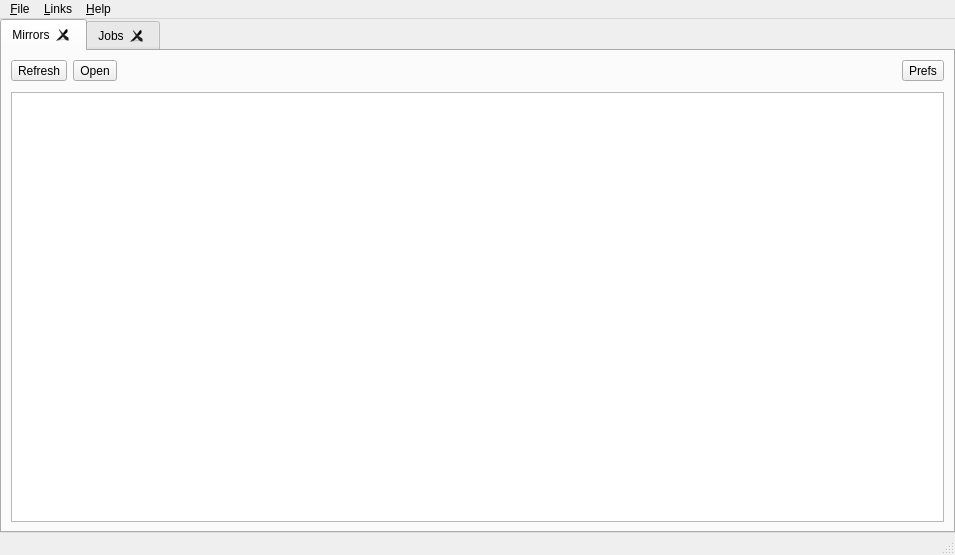
<?xml version="1.0" encoding="UTF-8"?>
<ui version="4.0">
 <class>MainWindow</class>
 <widget class="QMainWindow" name="MainWindow">
  <property name="geometry">
   <rect>
    <x>0</x>
    <y>0</y>
    <width>955</width>
    <height>555</height>
   </rect>
  </property>
  <property name="windowTitle">
   <string>Rclone Browser</string>
  </property>
  <widget class="QWidget" name="widgetMain">
   <layout class="QVBoxLayout" name="verticalLayout_3">
    <property name="spacing">
     <number>0</number>
    </property>
    <property name="leftMargin">
     <number>0</number>
    </property>
    <property name="topMargin">
     <number>0</number>
    </property>
    <property name="rightMargin">
     <number>0</number>
    </property>
    <property name="bottomMargin">
     <number>0</number>
    </property>
    <item>
     <widget class="QTabWidget" name="tabs">
      <property name="currentIndex">
       <number>0</number>
      </property>
      <property name="tabsClosable">
       <bool>true</bool>
      </property>
      <widget class="QWidget" name="widget">
       <attribute name="title">
        <string>Mirrors</string>
       </attribute>
       <layout class="QVBoxLayout" name="verticalLayout">
        <item>
         <layout class="QHBoxLayout" name="horizontalLayout">
          <item>
           <widget class="QToolButton" name="refresh">
            <property name="statusTip">
             <string>Refresh remotes view</string>
            </property>
            <property name="text">
             <string>Refresh</string>
            </property>
            <property name="toolButtonStyle">
             <enum>Qt::ToolButtonTextUnderIcon</enum>
            </property>
           </widget>
          </item>
          <item>
           <widget class="QToolButton" name="open">
            <property name="text">
             <string>Open</string>
            </property>
            <property name="toolButtonStyle">
             <enum>Qt::ToolButtonTextUnderIcon</enum>
            </property>
           </widget>
          </item>
          <item>
           <spacer name="horizontalSpacer">
            <property name="orientation">
             <enum>Qt::Horizontal</enum>
            </property>
            <property name="sizeHint" stdset="0">
             <size>
              <width>40</width>
              <height>20</height>
             </size>
            </property>
           </spacer>
          </item>
          <item>
           <widget class="QToolButton" name="buttonPrefs">
            <property name="toolTip">
             <string>Rclone Browser preferences (ALT-p)</string>
            </property>
            <property name="statusTip">
             <string>Rclone Browser preferences</string>
            </property>
            <property name="text">
             <string>Prefs</string>
            </property>
            <property name="toolButtonStyle">
             <enum>Qt::ToolButtonTextUnderIcon</enum>
            </property>
           </widget>
          </item>
         </layout>
        </item>
        <item>
         <spacer name="verticalSpacer_2">
          <property name="orientation">
           <enum>Qt::Vertical</enum>
          </property>
          <property name="sizeType">
           <enum>QSizePolicy::Fixed</enum>
          </property>
          <property name="sizeHint" stdset="0">
           <size>
            <width>20</width>
            <height>5</height>
           </size>
          </property>
         </spacer>
        </item>
        <item>
         <widget class="QListWidget" name="remotes">
          <property name="editTriggers">
           <set>QAbstractItemView::NoEditTriggers</set>
          </property>
          <property name="selectionBehavior">
           <enum>QAbstractItemView::SelectRows</enum>
          </property>
          <property name="textElideMode">
           <enum>Qt::ElideMiddle</enum>
          </property>
          <property name="isWrapping" stdset="0">
           <bool>false</bool>
          </property>
          <property name="wordWrap">
           <bool>true</bool>
          </property>
         </widget>
        </item>
       </layout>
      </widget>
      <widget class="QWidget" name="tab">
       <attribute name="title">
        <string>Jobs</string>
       </attribute>
       <layout class="QVBoxLayout" name="verticalLayout_2">
        <item>
         <layout class="QHBoxLayout" name="horizontalLayout_3">
          <item>
           <widget class="QToolButton" name="buttonStopAllJobs">
            <property name="text">
             <string>Stop</string>
            </property>
            <property name="toolButtonStyle">
             <enum>Qt::ToolButtonTextUnderIcon</enum>
            </property>
           </widget>
          </item>
          <item>
           <widget class="QToolButton" name="buttonCleanNotRunning">
            <property name="text">
             <string>Clean</string>
            </property>
            <property name="toolButtonStyle">
             <enum>Qt::ToolButtonTextUnderIcon</enum>
            </property>
           </widget>
          </item>
          <item>
           <spacer name="horizontalSpacer_11">
            <property name="orientation">
             <enum>Qt::Horizontal</enum>
            </property>
            <property name="sizeType">
             <enum>QSizePolicy::Fixed</enum>
            </property>
            <property name="sizeHint" stdset="0">
             <size>
              <width>10</width>
              <height>20</height>
             </size>
            </property>
           </spacer>
          </item>
          <item>
           <widget class="QToolButton" name="buttonSortByTime">
            <property name="toolTip">
             <string>Sort by start time</string>
            </property>
            <property name="statusTip">
             <string>Sort by start time</string>
            </property>
            <property name="text">
             <string>Sort</string>
            </property>
            <property name="toolButtonStyle">
             <enum>Qt::ToolButtonTextUnderIcon</enum>
            </property>
           </widget>
          </item>
          <item>
           <widget class="QToolButton" name="buttonSortByStatus">
            <property name="toolTip">
             <string>Sort by status</string>
            </property>
            <property name="statusTip">
             <string>Sort by status</string>
            </property>
            <property name="text">
             <string>Sort</string>
            </property>
            <property name="toolButtonStyle">
             <enum>Qt::ToolButtonTextUnderIcon</enum>
            </property>
           </widget>
          </item>
          <item>
           <spacer name="horizontalSpacer_3">
            <property name="orientation">
             <enum>Qt::Horizontal</enum>
            </property>
            <property name="sizeHint" stdset="0">
             <size>
              <width>40</width>
              <height>20</height>
             </size>
            </property>
           </spacer>
          </item>
         </layout>
        </item>
        <item>
         <spacer name="verticalSpacer_4">
          <property name="orientation">
           <enum>Qt::Vertical</enum>
          </property>
          <property name="sizeType">
           <enum>QSizePolicy::Fixed</enum>
          </property>
          <property name="sizeHint" stdset="0">
           <size>
            <width>20</width>
            <height>5</height>
           </size>
          </property>
         </spacer>
        </item>
        <item>
         <widget class="QScrollArea" name="jobsArea">
          <property name="widgetResizable">
           <bool>true</bool>
          </property>
          <widget class="QWidget" name="scrollAreaWidgetContents">
           <property name="geometry">
            <rect>
             <x>0</x>
             <y>0</y>
             <width>907</width>
             <height>389</height>
            </rect>
           </property>
           <layout class="QVBoxLayout" name="verticalLayout_4">
            <property name="leftMargin">
             <number>0</number>
            </property>
            <property name="topMargin">
             <number>0</number>
            </property>
            <property name="rightMargin">
             <number>0</number>
            </property>
            <property name="bottomMargin">
             <number>0</number>
            </property>
            <item>
             <layout class="QVBoxLayout" name="jobs">
              <item>
               <widget class="QLabel" name="noJobsAvailable">
                <property name="text">
                 <string>No jobs are available</string>
                </property>
               </widget>
              </item>
              <item>
               <spacer name="verticalSpacer">
                <property name="orientation">
                 <enum>Qt::Vertical</enum>
                </property>
                <property name="sizeHint" stdset="0">
                 <size>
                  <width>20</width>
                  <height>40</height>
                 </size>
                </property>
               </spacer>
              </item>
             </layout>
            </item>
           </layout>
          </widget>
         </widget>
        </item>
       </layout>
      </widget>
     </widget>
    </item>
   </layout>
  </widget>
  <widget class="QMenuBar" name="menuBar">
   <property name="geometry">
    <rect>
     <x>0</x>
     <y>0</y>
     <width>955</width>
     <height>22</height>
    </rect>
   </property>
   <widget class="QMenu" name="menuFile">
    <property name="title">
     <string>&amp;File</string>
    </property>
    <addaction name="preferences"/>
    <addaction name="separator"/>
    <addaction name="quit"/>
   </widget>
   <widget class="QMenu" name="menuLinks">
    <property name="title">
     <string>&amp;Links</string>
    </property>
    <addaction name="linkBrowserDownload"/>
    <addaction name="linkBetaSite"/>
    <addaction name="separator"/>
    <addaction name="linkTelegram"/>
    <addaction name="linkDMP"/>
    <addaction name="linkOldMan"/>
   </widget>
   <widget class="QMenu" name="menuHelp">
    <property name="title">
     <string>&amp;Help</string>
    </property>
    <addaction name="about"/>
    <addaction name="aboutQt"/>
   </widget>
   <addaction name="menuFile"/>
   <addaction name="menuLinks"/>
   <addaction name="menuHelp"/>
  </widget>
  <widget class="QStatusBar" name="statusBar"/>
  <action name="linkBrowserDownload">
   <property name="text">
    <string>ARMGDDN Browser Download</string>
   </property>
  </action>
  <action name="linkBetaSite">
   <property name="text">
    <string>ARMGDDNBrowser.com (beta)</string>
   </property>
  </action>
  <action name="linkTelegram">
   <property name="text">
    <string>ARMGDDN Games Telegram</string>
   </property>
  </action>
  <action name="linkDMP">
   <property name="text">
    <string>DMP</string>
   </property>
  </action>
  <action name="linkOldMan">
   <property name="text">
    <string>Old Man</string>
   </property>
  </action>
  <action name="about">
   <property name="text">
    <string>&amp;About</string>
   </property>
   <property name="menuRole">
    <enum>QAction::AboutRole</enum>
   </property>
  </action>
  <action name="aboutQt">
   <property name="text">
    <string>About &amp;Qt</string>
   </property>
   <property name="menuRole">
    <enum>QAction::AboutQtRole</enum>
   </property>
  </action>
  <action name="preferences">
   <property name="text">
    <string>&amp;Preferences...</string>
   </property>
   <property name="toolTip">
    <string>Rclone Browser preferences (ALT-p)</string>
   </property>
   <property name="shortcut">
    <string>Alt+P</string>
   </property>
   <property name="menuRole">
    <enum>QAction::PreferencesRole</enum>
   </property>
  </action>
  <action name="quit">
   <property name="text">
    <string>&amp;Quit</string>
   </property>
   <property name="shortcut">
    <string>Ctrl+Q</string>
   </property>
   <property name="menuRole">
    <enum>QAction::QuitRole</enum>
   </property>
  </action>
  <action name="actionRefresh">
   <property name="text">
    <string>Refresh</string>
   </property>
   <property name="toolTip">
    <string>Refresh remotes view</string>
   </property>
  </action>
  <action name="actionOpen">
   <property name="text">
    <string>Open</string>
   </property>
   <property name="toolTip">
    <string>Open remote</string>
   </property>
  </action>
  <action name="actionStopAllTransfers">
   <property name="text">
    <string>Stop All</string>
   </property>
   <property name="toolTip">
    <string>&lt;html&gt;&lt;head/&gt;&lt;body&gt;&lt;p&gt;Stop all running transfers&lt;/p&gt;&lt;/body&gt;&lt;/html&gt;</string>
   </property>
  </action>
  <action name="actionCleanNotRunning">
   <property name="text">
    <string>Clean</string>
   </property>
   <property name="toolTip">
    <string>&lt;html&gt;&lt;head/&gt;&lt;body&gt;&lt;p&gt;Remove all not running jobs&lt;/p&gt;&lt;/body&gt;&lt;/html&gt;</string>
   </property>
  </action>
  <action name="actionSortByTime">
   <property name="text">
    <string>Sort</string>
   </property>
   <property name="toolTip">
    <string>Sort by start time</string>
   </property>
  </action>
  <action name="actionSortByStatus">
   <property name="text">
    <string>Sort</string>
   </property>
   <property name="toolTip">
    <string>Sort by status</string>
   </property>
  </action>
 </widget>
 <tabstops>
  <tabstop>tabs</tabstop>
  <tabstop>remotes</tabstop>
  <tabstop>jobsArea</tabstop>
 </tabstops>
 <resources/>
 <connections>
  <connection>
   <sender>buttonPrefs</sender>
   <signal>clicked()</signal>
   <receiver>preferences</receiver>
   <slot>trigger()</slot>
   <hints>
    <hint type="sourcelabel">
     <x>612</x>
     <y>71</y>
    </hint>
    <hint type="destinationlabel">
     <x>-1</x>
     <y>-1</y>
    </hint>
   </hints>
  </connection>
  <connection>
   <sender>buttonSortByTime</sender>
   <signal>clicked()</signal>
   <receiver>actionSortByTime</receiver>
   <slot>trigger()</slot>
   <hints>
    <hint type="sourcelabel">
     <x>158</x>
     <y>73</y>
    </hint>
    <hint type="destinationlabel">
     <x>-1</x>
     <y>-1</y>
    </hint>
   </hints>
  </connection>
  <connection>
   <sender>buttonSortByStatus</sender>
   <signal>clicked()</signal>
   <receiver>actionSortByStatus</receiver>
   <slot>trigger()</slot>
   <hints>
    <hint type="sourcelabel">
     <x>208</x>
     <y>73</y>
    </hint>
    <hint type="destinationlabel">
     <x>-1</x>
     <y>-1</y>
    </hint>
   </hints>
  </connection>
 </connections>
</ui>
